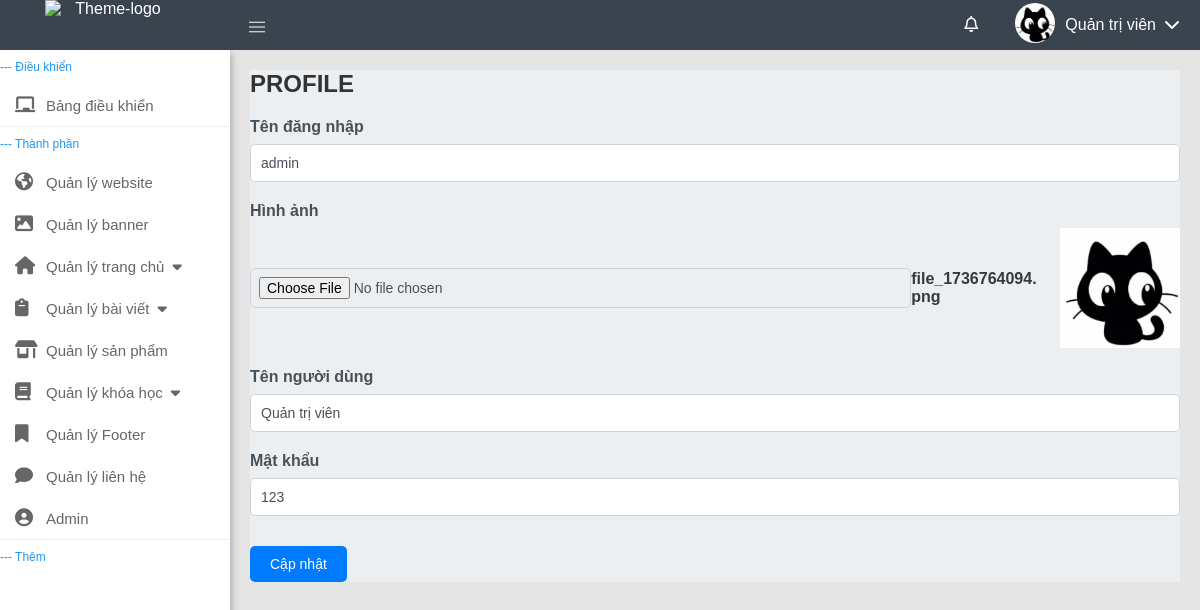
The page /Admin/index.php?task=profile (signed in) on the database its author committed.
### tables this page shows
CREATE TABLE `ql_dangnhap` (
  `id` int(11) NOT NULL,
  `use` varchar(50) NOT NULL,
  `pass` varchar(30) NOT NULL,
  `tgbd` varchar(255) NOT NULL,
  `tthai` varchar(255) NOT NULL,
  `tgdn` int(11) NOT NULL,
  `level` int(11) NOT NULL,
  `hdcuoi` varchar(255) NOT NULL,
  `hide` varchar(255) NOT NULL,
  `tenhh` varchar(255) NOT NULL,
  `img` longtext NOT NULL,
  `pquyen` varchar(255) NOT NULL
);

### Admin/views/view.php (called while the page is built, shortened)
<?php
class View{
    public function profile(){
        include_once 'templates/profile.php';
    }
}
?>

### Admin/controllers/controller.php (called while the page is built, shortened)
<?php
require_once "models/model.php";
require_once "views/view.php";
class Controller
{
	var $model, $view, $useLogin, $uploadfile;
	function __construct()
	{
		$this->view = new View();
	}
	public function profile()
	{
		$this->view->profile();
	}
}
?>

### Admin/models/model.php (called while the page is built, shortened)
<?php
class Model
{
    public $conn;
    public function __construct()
    {
        $this->conn = mysqli_connect('localhost', 'root', '', 'ico_web_final', 4306);
    }
    public function getDatause($use)
    {
        $sql = "SELECT * FROM `ql_dangnhap` where `use`='$use'";
        return mysqli_query($this->conn, $sql);
    }
}
?>

### Admin/templates/profile.php (the view, shortened to what this page needs)
<?php
require_once "templates/header.php";
?>
<body>
    <?php
    require_once "model/head.php";
    ?>
    <div class="layout">
        <?php
        require_once "model/navbar.php";
        require_once "models/model.php";
        $model = new Model();
        if (isset($_SESSION['use'])) {
            $temp = mysqli_fetch_assoc($model->getDatause($_SESSION['use']));
        } else
            $temp = "";
        ?>
        <main class="content">
            <div class="admin-dashboard">
                <h2 class="text-center mb-4">Profile</h2>
                <form action="" method="post" enctype="multipart/form-data">
                    <div class="mb-3">
                        <label for="ten" class="form-label">Tên đăng nhập</label>
                        <input type="text" class="form-control" name="ten" id="ten"
                            value="<?php if (!empty($temp['use']))
                                echo $temp['use'];?>">
                        </div>
                        <div class="mb-3">
                            <label for="image" class="form-label">Hình ảnh</label>
                            <div class="img">
                                <input type="file" class="form-control" name="img" id="image" onchange="previewImage(event)">
                                <?php if(!empty($temp['img'])){
                                    $img = $temp['img'];
                                    } else $img = "unknown.webp";
                                    ?>
                                <strong><?php echo $img?></strong>
                                <img src="assets/profile/<?php echo $img?>" alt="ảnh" id="preview">
                            </div>
                        </div>
                        <div class="mb-3">
                            <label for="tennd" class="form-label">Tên người dùng</label>
                            <input type="text" class="form-control" name="tennd" id="tennd" placeholder="Điền tên hiện hành"
                                value="<?php if (!empty($temp['tenhh']))
                                echo $temp['tenhh'];?>">
                        </div>
                        <div class="mb-3">
                            <label for="mk" class="form-label">Mật khẩu</label>
                            <input type="text" class="form-control" name="mk" id="mk"
                                value="<?php if (!empty($temp['pass']))
                                echo $temp['pass'];
                            else
                                echo "Điền mật khẩu" ?>">
                        </div>
                        <div class="d-flex justify-content-end btnnn">
                            <button type="submit" name="editprofile" class="btn btn-primary">Cập nhật</button>
                        </div>
                    </form>
                </div>
            </main>
        </div>
    </body>
    </html>

### Admin/index.php (shortened to what this page needs)
<?php
require_once('./controllers/controller.php');
$controller = new Controller();
$task = isset($_GET['task']) ? $_GET['task'] : null;
isset($_SESSION['task']) ? $task = $_SESSION['task'] : null;
switch ($task) {
    case 'profile':
        $controller->profile();
        break;
}
?>

### Admin/templates/header.php (shortened to what this page needs)
<?php
require_once "updates.php";
require_once "models/model.php";
?>
<!DOCTYPE html>
<html lang="en">
<head>
    <link rel="stylesheet" href="assets/css/qlnavbar.css">
    <link rel="stylesheet" href="assets/css/style.css?v=5">
    <link rel="stylesheet" href="https://code.jquery.com/ui/1.12.1/themes/base/jquery-ui.css">
</head>

### Admin/model/head.php (shortened to what this page needs)
<header class="header">
        <a href="../Ico_Web" target="_blank" class="logo"><img class="img-fluid able-logo" src="https://lh3.googleusercontent.com/pw/AP1GczOP6fUst1ZQrf3L-XPUmJIZFw_g5dPuuZnfLEswWuls0vOg6gFjxTMD_FHuQsWAVxqlHr2_xMPJDmmKoF9HO45CKdoikdvBtjrasDWEdCV4QxYDfmrW4p3vEFAzYeEyctCW67Ij51HppMzHLcKVny_PFg=w1355-h590-s-no-gm?authuser=1"
                alt="Theme-logo"></a>
        <div class="navbar">
            <a href="#!" class="sidebar-toggle"> <span class="material-symbols-outlined">
                </span></a>
            <div class="navbar-custom">
                <ul class="item-nav">
                    <li class="dropdown"><a href="#!" class="dropdown-toggle dropdown-js"><i
                                class="fa-regular fa-bell"></i>
                        </a>
                    </li>
                    <?php
                    require_once "models/model.php";
                    $model = new Model();
                    $row = mysqli_fetch_assoc($model->getDatause($_SESSION['use'])); ?>
                    <li class="dropdown"><a href="#!" class="dropdown-toggle2 dropdown-js">
                            <div><img src="assets/profile/<?php if(!empty($row['img']))echo $row['img'];else echo "unknown.webp" ?>" width="40px" height="40px" style="border-radius: 50%;">
                            </div>
                            <div>
                                 <span><?php
                                    echo $row['tenhh'];
                                    ?></span><i class="fa-solid fa-chevron-down"></i></div></i>
                        </a>
                    </li>
                </ul>
            </div>
        </div>
    </header>

### Admin/model/navbar.php
<aside class="sidebar">
    <?php
    require_once "models/model.php";
    $model = new Model();
    $row = mysqli_fetch_assoc($model->getDatause($_SESSION['use']));
    $pq = explode("|", $row['pquyen']);
?>
    <nav>
        <ul>
            <li class="nav-level">--- Điều khiển</li>
            <li class="nav-content"><a href="index.php?task=pageHome" class="abc1"><i
                        class="fa-solid fa-chalkboard"></i><span>Bảng
                        điều
                        khiển</span></a>
            </li>
            <li class="nav-level">--- Thành phần</li>
            <?php
            if ($row['level'] == 1 || (!empty($pq[0]) && $pq[0] == "true")) {
                echo '<li class="nav-content"><a href="index.php?task=qlweb" class="abc1"><i class="fa-solid fa-earth-americas"></i><span>Quản lý
                        website</span></a>
            </li>';
            }
            if ($row['level'] == 1 || (!empty($pq[7]) && $pq[7] == "true")) {
                echo '<li class="nav-content"><a href="index.php?task=qlbaner" class="abc1"><i
                        class="fa-solid fa-image"></i><span>Quản lý banner</span></a>
            </li>';
            }
            if ($row['level'] == 1 || (!empty($pq[6]) && $pq[6] == "true")) {
                echo '<li class="nav-content dropdown"><a href="#" class="dropdown-js abc1"><i class="fa-solid fa-house"></i><span>Quản lý trang chủ</span><i
                        class="fa-solid fa-caret-down"></i></a>
                <ul class="dropdown-menu show-drop">
                    <li><a href="index.php?task=qltrchu1" class="menu-item">
                            <span>Phần đầu trang</span>
                        </a>
                    </li>
                    <li><a href="index.php?task=qlhome2" class="menu-item">
                            <span>Phần thân trang</span>
                        </a>
                    </li>
                    <li><a href="index.php?task=qlctytv" class="menu-item">
                            <span>Quản lý
                            cty thành viên hiển thị ở trang chủ</span>
                        </a>
                    </li>
                    <li><a href="index.php?task=qlphanhoi" class="menu-item">
                            <span>Phản hồi khách hàng</span>
                        </a>
                    </li>
                </ul>
            </li>';
            }
            if ($row['level'] == 1 || (!empty($pq[1]) && $pq[1] == "true")) {
                echo '<li class="nav-content dropdown"><a href="#" class="dropdown-js abc1"><i
                        class="fa-solid fa-clipboard"></i><span>Quản lý
                        bài viết</span><i class="fa-solid fa-caret-down"></i></a>
                <ul class="dropdown-menu show-drop">
                    <li><a href="index.php?task=ht&ct=xkldnhat" class="menu-item">
                            <span>Giới thiệu xuất khẩu lao động</span>
                        </a>
                    </li>
                    <li><a href="index.php?task=ht&ct=dhduc" class="menu-item">
                            <span>Du học Đức</span>
                        </a>
                    </li>
                    <li><a href="index.php?task=ht&ct=dhuc" class="menu-item">
                            <span>Du học Úc</span></a>
                    </li>
                    <li><a href="index.php?task=ht&ct=dhnb" class="menu-item">
                            <span>Du học Nhật Bản</span></a>
                    </li>
                    <li><a href="index.php?task=ht&ct=dhdl" class="menu-item">
                            <span>Du học Đài Loan</span></a>
                    </li>
                    <li><a href="index.php?task=ht&ct=dhhq" class="menu-item">
                            <span>Du học Hàn Quốc</span></a>
                    </li>
                    <li><a href="index.php?task=ht&ct=lopduc" class="menu-item">
                            <span>Lớp khóa học tiếng Đức</span></a>
                    </li>
                    <li><a href="index.php?task=ht&ct=lophan" class="menu-item">
                            <span>Lớp khóa học tiếng Hàn</span></a>
                    </li>
                </ul>
            </li>';
            }
            if ($row['level'] == 1 || (!empty($pq[2]) && $pq[2] == "true")) {
                echo '<li class="nav-content"><a href="index.php?task=qlsp" class="abc1"><i class="fa-solid fa-shop"></i><span>Quản lý
                        sản phẩm</span></a></li>';
            }
            if ($row['level'] == 1 || (!empty($pq[3]) && $pq[3] == "true")) {
                echo '<li class="nav-content dropdown"><a href="#" class="dropdown-js abc1"><i class="fa-solid fa-book"></i><span>Quản lý khóa học</span><i
                        class="fa-solid fa-caret-down"></i></a>
                <ul class="dropdown-menu show-drop">
                    <li><a href="index.php?task=qlkh&kh=lopduc" class="menu-item">
                            <span>Lớp học tiếng Đức</span>
                        </a>
                    </li>
                    <li><a href="index.php?task=qlkh&kh=lophan" class="menu-item">
                            <span>Lớp học tiếng Hàn</span>
                        </a>
                    </li>
                </ul>
            </li>';
            }
            if ($row['level'] == 1 || (!empty($pq[4]) && $pq[4] == "true")) {
                echo '<li class="nav-content"><a href="index.php?task=qlfooter" class="abc1"><i class="fa-solid fa-bookmark"></i><span>Quản lý
                        Footer</span></a>
            </li>';
            }
            if ($row['level'] == 1 || (!empty($pq[5]) && $pq[5] == "true")) {
                echo '<li class="nav-content"><a href="index.php?task=qllh" class="abc1"><i class="fa-solid fa-comment"></i><span>Quản lý
                        liên hệ</span></a>
            </li>';
            }
            if ($row['level'] == 1 || (!empty($pq[8]) && $pq[8] == "true")) {
                echo '<li class="nav-content"><a href="index.php?task=qlu" class="abc1"><i class="fa-solid fa-circle-user"></i><span>Admin</span></a>
            </li>';
            }
            ?>
            <li class="nav-level">--- Thêm</li>
        </ul>
    </nav>
</aside>

### Admin/assets/css/qlnavbar.css (style rules this page uses)
h2.text-center { font-size: 24px; color: #333; margin-bottom: 20px; text-transform: uppercase; }
.form-label { font-weight: bold; color: #495057; margin-bottom: 8px; display: block; }
.form-control { border: 1px solid #ced4da; border-radius: 5px; padding: 10px; font-size: 14px; color: #495057; width: 100%; transition: border-color 0.3s; }
input[type="file"] { padding: 8px; }
button { padding: 10px 20px; font-size: 14px; border: none; border-radius: 5px; cursor: pointer; transition: background-color 0.3s; }
.btn-primary { background-color: #007bff; color: white; padding: 10px 20px; font-size: 14px; border: none; border-radius: 5px; cursor: pointer; transition: background-color 0.3s; }
.mb-3 { margin-bottom: 20px; }
body { font-family: Arial, sans-serif; }
button { margin-top: 10px; padding: 8px 12px; cursor: pointer; }

### Admin/assets/css/style.css (style rules this page uses)
ul, li { list-style-type: none; }
* { padding: 0; margin: 0; box-sizing: border-box; word-break: break-word; }
a { text-decoration: none; color: #fff; }
body { margin: 0; font-family: Arial, sans-serif; display: flex; flex-direction: column; height: 100vh; color: #373a3c; }
.header { display: flex; background-color: #39444E; color: white; z-index: 1000; max-height: 50px; height: 50px; }
.navbar { color: white; height: 100%; flex: 1; display: flex; justify-content: space-between; }
.navbar .navbar-custom .item-nav { display: flex; justify-content: space-between; min-width: 150px; height: 100%; margin: 0 10px; align-items: center; }
.logo { display: block; width: 230px; text-align: center; overflow: hidden; }
.able-logo { display: inline-block; margin-right: 10px; width: 130px; }
.material-symbols-outlined { font-variation-settings: 'FILL' 0, 'wght' 200, 'GRAD' 0, 'opsz' 24; color: white; display: inline-block; height: 20px; padding: 15px; align-items: center; }
.fa-bell { font-size: 16px; }
.sidebar-toggle { height: 50px; align-items: center; }
.header .dropdown { position: relative; }
.header .dropdown .dropdown-toggle2 { display: flex; align-items: center; margin: auto 10px; }
.header .dropdown .dropdown-toggle2 div:last-child span { margin-right: 8px; line-height: 50px; }
.header .dropdown .dropdown-toggle2 img { margin: auto 10px; }
.item-nav .dropdown-toggle { line-height: 50px; padding: 17px; }
.layout { display: flex; flex: 1; height: 100%; }
.sidebar { z-index: 800; width: 230px; background-color: #fff; color: #000; min-height: calc(100vh - 50px); box-shadow: 1px 3px 8px rgba(0, 0, 0, 0.3); }
.sidebar .nav-level { padding: 10px 0 !important; font-size: 12px; color: #2196f3; border-top: 1px solid #efefef; }
.sidebar .nav-level:first-child { border-top: 0 !important; }
.sidebar nav ul { list-style: none; padding: 0; margin: 0; }
.sidebar nav .nav-content a { color: #666; padding: 12px 5px 12px 15px; display: block; position: relative; font-size: 15px; background-color: #fff; }
.sidebar nav .nav-content a i { margin-right: 8px; min-width: 23px; }
.sidebar nav .nav-content a i:first-child { font-size: 18px; }
.sidebar nav .nav-content a span { margin-right: 8px; font-size: 15px; }
.content { flex: 1; padding: 20px; background-color: #E5E5E5; height: calc(100vh - 50px); }
.admin-dashboard { background: #EBEFF2; }
.btnnn { display: flex; }

### Admin/templates/profile.php (style rules this page uses)
.img img { display: block !important; }
.img { display: flex; align-items: center; }
.img input { width: 85%; }
.img img { width: 120px; height: 120px; object-fit: cover; display: none; margin-left: 20px; }

### rows shown on the page
ql_dangnhap: img (picture), tenhh "Quản trị viên", ten "admin", img "file_1736764094.png", tennd "Quản trị viên", mk "123"
